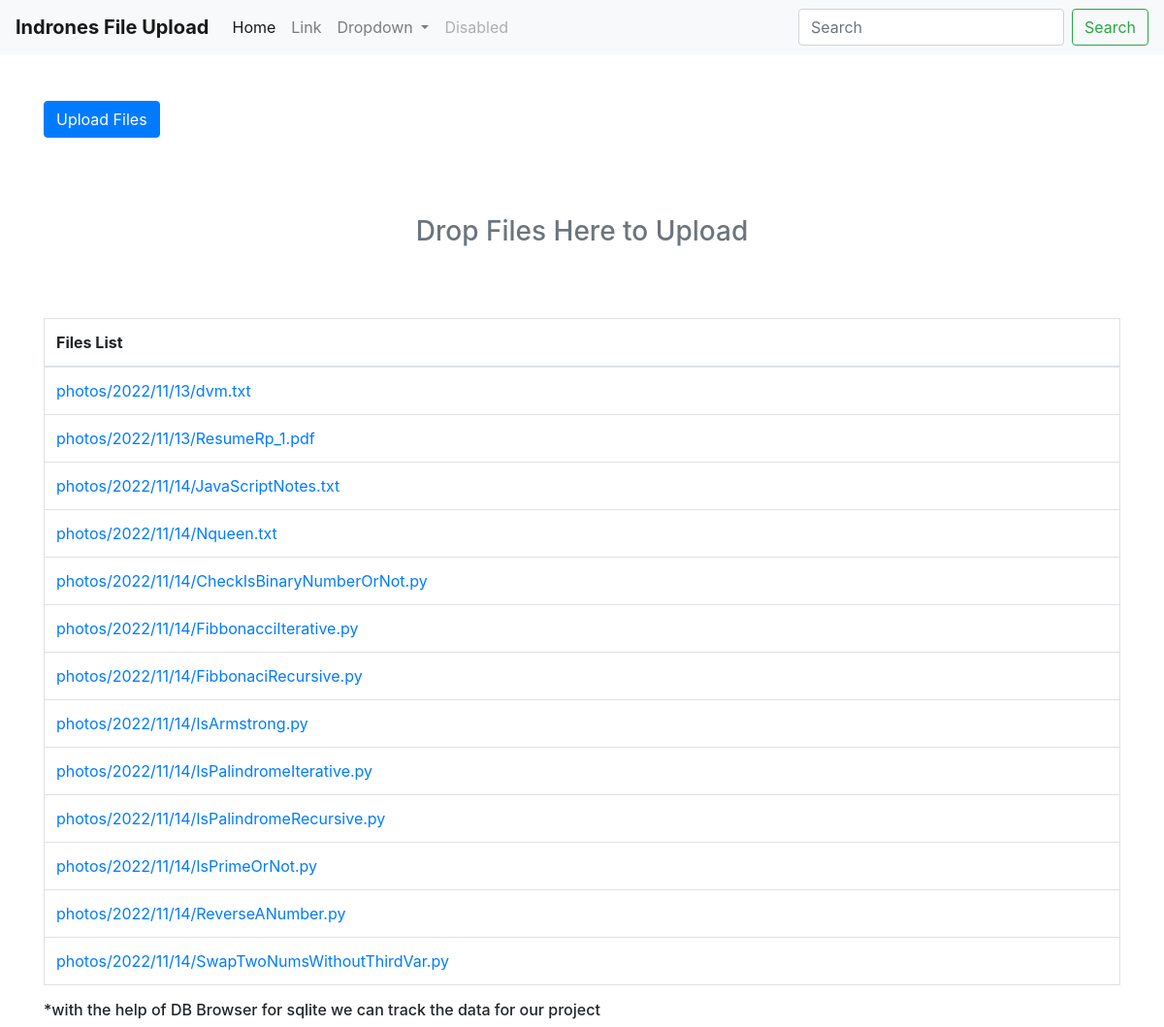
The page / on the database its author committed.
### photos/models.py (models this page shows)
class Photo(models.Model):
	title = models.CharField(max_length=256, blank=True, null=True)
	file = models.FileField(upload_to=photo_directory_path)
	timestamp = models.DateTimeField(auto_now=True)
	updated = models.DateTimeField(auto_now_add=True)

### photos/views.py (the view, shortened to what this page needs)
# urls.py: path('', BasicFileUploadView.as_view(), name='basic-upload')
class BasicFileUploadView(View):
	def get(self, request):
		photos = Photo.objects.all()
		context = {'photos': photos}
		return render(request, 'photos/basic_upload.html', context)

### templates/photos/basic_upload.html (shortened to what this page needs)
{% extends "base.html" %}
{% load static %}
{% block content %}
	<button type="button" class="mt-5 mb-3 btn btn-primary" id="js-upload-photos">
	   Upload Files
	</button>
	<div class="well text-muted text-center" style="padding-top: 4rem; padding-bottom: 4rem;">
	  <h3>Drop Files Here to Upload</h3>
	</div>
	<table id="gallery" class="table table-bordered">
	  <thead>
	    <tr>
	      <th>Files List</th>
	    </tr>
	  </thead>
	  <tbody>
	    {% for photo in photos %}
	      <tr>
	        <td><a href="{{ photo.file.url }}">{{ photo.file.name }}</a></td>
	      </tr>
	    {% endfor %}
	  </tbody>
	</table>
<h6>*with the help of DB Browser for sqlite we can track the data for our project</h6>
{% endblock %}

### templates/base.html (shortened to what this page needs)
{% load static %}
<!DOCTYPE html>
<html lang="en">
<head>
	<link rel="stylesheet" href="https://stackpath.bootstrapcdn.com/bootstrap/4.2.1/css/bootstrap.min.css">
</head>
<body>
	{% include "navbar.html" %}
	<div class="container">
		{% block content %}
		{% endblock %}
	</div>
</body>
</html>

### templates/navbar.html (shortened to what this page needs)
<nav class="navbar navbar-expand-lg navbar-light bg-light">
  <a class="navbar-brand" href="#"><b>Indrones File Upload</b></a>
  <div class="collapse navbar-collapse" id="navbarSupportedContent">
    <ul class="navbar-nav mr-auto">
      <li class="nav-item active">
        <a class="nav-link" href="#">Home <span class="sr-only">(current)</span></a>
      </li>
      <li class="nav-item">
        <a class="nav-link" href="#">Link</a>
      </li>
      <li class="nav-item dropdown">
        <a class="nav-link dropdown-toggle" href="#" id="navbarDropdown" role="button" data-toggle="dropdown" aria-haspopup="true" aria-expanded="false">
          Dropdown
        </a>
      </li>
      <li class="nav-item">
        <a class="nav-link disabled" href="#" tabindex="-1" aria-disabled="true">Disabled</a>
      </li>
    </ul>
    <form class="form-inline my-2 my-lg-0">
      <input class="form-control mr-sm-2" type="search" placeholder="Search" aria-label="Search">
      <button class="btn btn-outline-success my-2 my-sm-0" type="submit">Search</button>
    </form>
  </div>
</nav>

### rows shown on the page
Photo: file.name "photos/2022/11/13/dvm.txt"
Photo: file.name "photos/2022/11/13/ResumeRp_1.pdf"
Photo: file.name "photos/2022/11/14/JavaScriptNotes.txt"
Photo: file.name "photos/2022/11/14/Nqueen.txt"
Photo: file.name "photos/2022/11/14/CheckIsBinaryNumberOrNot.py"
Photo: file.name "photos/2022/11/14/FibbonacciIterative.py"
Photo: file.name "photos/2022/11/14/FibbonaciRecursive.py"
Photo: file.name "photos/2022/11/14/IsArmstrong.py"
Photo: file.name "photos/2022/11/14/IsPalindromeIterative.py"
Photo: file.name "photos/2022/11/14/IsPalindromeRecursive.py"
Photo: file.name "photos/2022/11/14/IsPrimeOrNot.py"
Photo: file.name "photos/2022/11/14/ReverseANumber.py"
Photo: file.name "photos/2022/11/14/SwapTwoNumsWithoutThirdVar.py"
